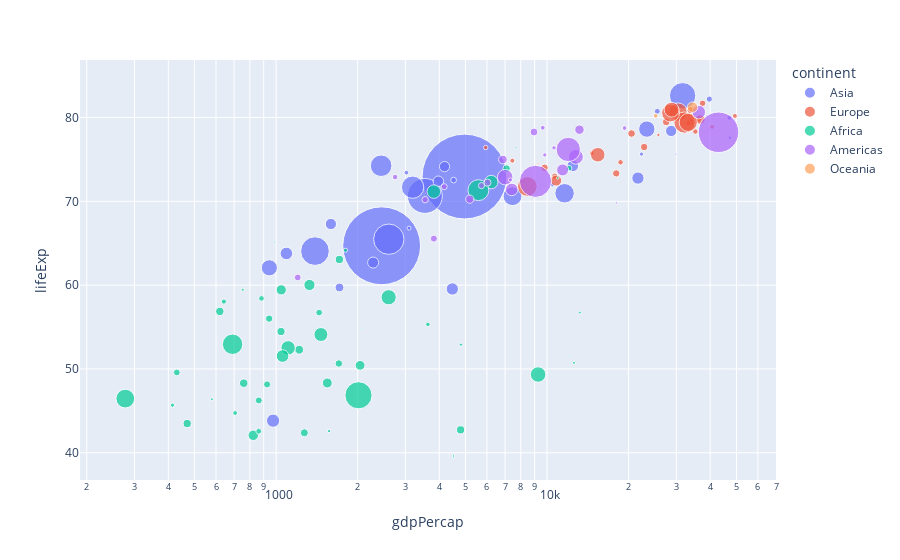

Notebook code for this chart:
### Markdown cell above
### Gráfico de bolha

### Code cell
# Gráfico de bolha com dados do PIB x Expectativa de vida para todos os dados do dataset Gapminder relativos ao ano de 2007

gapminder = px.data.gapminder()

fig = px.scatter(gapminder.query("year==2007"), x="gdpPercap", y="lifeExp", size="pop", color="continent",
           hover_name="country", log_x=True, size_max=60)
fig.show()

### Figure 1 — Plotly figure (JSON) as saved in the notebook; plotly's stock layout.template omitted (floating-point values rounded to 4 significant figures)
{"data": [{"hovertemplate": "<b>%{hovertext}</b><br><br>continent=Asia<br>gdpPercap=%{x}<br>lifeExp=%{y}<br>pop=%{marker.size}<extra></extra>", "hovertext": ["Afghanistan", "Bahrain", "Bangladesh", "Cambodia", "China", "Hong Kong, China", "India", "Indonesia", "Iran", "Iraq", "Israel", "Japan", "Jordan", "Korea, Dem. Rep.", "Korea, Rep.", "Kuwait", "Lebanon", "Malaysia", "Mongolia", "Myanmar", "Nepal", "Oman", "Pakistan", "Philippines", "Saudi Arabia", "Singapore", "Sri Lanka", "Syria", "Taiwan", "Thailand", "Vietnam", "West Bank and Gaza", "Yemen, Rep."], "legendgroup": "Asia", "marker": {"color": "#636efa", "size": [31889923, 708573, 150448339, 14131858, 1318683096, 6980412, 1110396331, 223547000, 69453570, 27499638, 6426679, 127467972, 6053193, 23301725, 49044790, 2505559, 3921278, 24821286, 2874127, 47761980, 28901790, 3204897, 169270617, 91077287, 27601038, 4553009, 20378239, 19314747, 23174294, 65068149, 85262356, 4018332, 22211743], "sizemode": "area", "sizeref": 366300.0, "symbol": "circle"}, "mode": "markers", "name": "Asia", "orientation": "v", "showlegend": true, "type": "scatter", "x": [974.6, 29800.0, 1391.0, 1714.0, 4959.0, 39720.0, 2452.0, 3541.0, 11610.0, 4471.0, 25520.0, 31660.0, 4519.0, 1593.0, 23350.0, 47310.0, 10460.0, 12450.0, 3096.0, 944, 1091.0, 22320.0, 2606.0, 3190.0, 21650.0, 47140.0, 3970.0, 4185.0, 28720.0, 7458.0, 2442.0, 3025.0, 2281.0], "xaxis": "x", "y": [43.83, 75.64, 64.06, 59.72, 72.96, 82.21, 64.7, 70.65, 70.96, 59.55, 80.75, 82.6, 72.53, 67.3, 78.62, 77.59, 71.99, 74.24, 66.8, 62.07, 63.78, 75.64, 65.48, 71.69, 72.78, 79.97, 72.4, 74.14, 78.4, 70.62, 74.25, 73.42, 62.7], "yaxis": "y"}, {"hovertemplate": "<b>%{hovertext}</b><br><br>continent=Europe<br>gdpPercap=%{x}<br>lifeExp=%{y}<br>pop=%{marker.size}<extra></extra>", "hovertext": ["Albania", "Austria", "Belgium", "Bosnia and Herzegovina", "Bulgaria", "Croatia", "Czech Republic", "Denmark", "Finland", "France", "Germany", "Greece", "Hungary", "Iceland", "Ireland", "Italy", "Montenegro", "Netherlands", "Norway", "Poland", "Portugal", "Romania", "Serbia", "Slovak Republic", "Slovenia", "Spain", "Sweden", "Switzerland", "Turkey", "United Kingdom"], "legendgroup": "Europe", "marker": {"color": "#EF553B", "size": [3600523, 8199783, 10392226, 4552198, 7322858, 4493312, 10228744, 5468120, 5238460, 61083916, 82400996, 10706290, 9956108, 301931, 4109086, 58147733, 684736, 16570613, 4627926, 38518241, 10642836, 22276056, 10150265, 5447502, 2009245, 40448191, 9031088, 7554661, 71158647, 60776238], "sizemode": "area", "sizeref": 366300.0, "symbol": "circle"}, "mode": "markers", "name": "Europe", "orientation": "v", "showlegend": true, "type": "scatter", "x": [5937.0, 36130.0, 33690.0, 7446.0, 10680.0, 14620.0, 22830.0, 35280.0, 33210.0, 30470.0, 32170.0, 27540.0, 18010.0, 36180.0, 40680.0, 28570.0, 9254.0, 36800.0, 49360.0, 15390.0, 20510.0, 10810.0, 9787.0, 18680.0, 25770.0, 28820.0, 33860.0, 37510.0, 8458.0, 33200.0], "xaxis": "x", "y": [76.42, 79.83, 79.44, 74.85, 73.0, 75.75, 76.49, 78.33, 79.31, 80.66, 79.41, 79.48, 73.34, 81.76, 78.89, 80.55, 74.54, 79.76, 80.2, 75.56, 78.1, 72.48, 74.0, 74.66, 77.93, 80.94, 80.88, 81.7, 71.78, 79.42], "yaxis": "y"}, {"hovertemplate": "<b>%{hovertext}</b><br><br>continent=Africa<br>gdpPercap=%{x}<br>lifeExp=%{y}<br>pop=%{marker.size}<extra></extra>", "hovertext": ["Algeria", "Angola", "Benin", "Botswana", "Burkina Faso", "Burundi", "Cameroon", "Central African Republic", "Chad", "Comoros", "Congo, Dem. Rep.", "Congo, Rep.", "Cote d'Ivoire", "Djibouti", "Egypt", "Equatorial Guinea", "Eritrea", "Ethiopia", "Gabon", "Gambia", "Ghana", "Guinea", "Guinea-Bissau", "Kenya", "Lesotho", "Liberia", "Libya", "Madagascar", "Malawi", "Mali", "Mauritania", "Mauritius", "Morocco", "Mozambique", "Namibia", "Niger", "Nigeria", "Reunion", "Rwanda", "Sao Tome and Principe", "Senegal", "Sierra Leone", "Somalia", "South Africa", "Sudan", "Swaziland", "Tanzania", "Togo", "Tunisia", "Uganda", "Zambia", "Zimbabwe"], "legendgroup": "Africa", "marker": {"color": "#00cc96", "size": [33333216, 12420476, 8078314, 1639131, 14326203, 8390505, 17696293, 4369038, 10238807, 710960, 64606759, 3800610, 18013409, 496374, 80264543, 551201, 4906585, 76511887, 1454867, 1688359, 22873338, 9947814, 1472041, 35610177, 2012649, 3193942, 6036914, 19167654, 13327079, 12031795, 3270065, 1250882, 33757175, 19951656, 2055080, 12894865, 135031164, 798094, 8860588, 199579, 12267493, 6144562, 9118773, 43997828, 42292929, 1133066, 38139640, 5701579, 10276158, 29170398, 11746035, 12311143], "sizemode": "area", "sizeref": 366300.0, "symbol": "circle"}, "mode": "markers", "name": "Africa", "orientation": "v", "showlegend": true, "type": "scatter", "x": [6223.0, 4797.0, 1441.0, 12570.0, 1217.0, 430.1, 2042.0, 706.0, 1704.0, 986.1, 277.6, 3633.0, 1545.0, 2082.0, 5581.0, 12150.0, 641.4, 690.8, 13210.0, 752.7, 1328.0, 942.7, 579.2, 1463.0, 1569.0, 414.5, 12060.0, 1045.0, 759.3, 1043.0, 1803.0, 10960.0, 3820.0, 823.7, 4811.0, 619.7, 2014.0, 7670.0, 863.1, 1598.0, 1712.0, 862.5, 926.1, 9270.0, 2602.0, 4513.0, 1107.0, 883.0, 7093.0, 1056.0, 1271.0, 469.7], "xaxis": "x", "y": [72.3, 42.73, 56.73, 50.73, 52.3, 49.58, 50.43, 44.74, 50.65, 65.15, 46.46, 55.32, 48.33, 54.79, 71.34, 51.58, 58.04, 52.95, 56.73, 59.45, 60.02, 56.01, 46.39, 54.11, 42.59, 45.68, 73.95, 59.44, 48.3, 54.47, 64.16, 72.8, 71.16, 42.08, 52.91, 56.87, 46.86, 76.44, 46.24, 65.53, 63.06, 42.57, 48.16, 49.34, 58.56, 39.61, 52.52, 58.42, 73.92, 51.54, 42.38, 43.49], "yaxis": "y"}, {"hovertemplate": "<b>%{hovertext}</b><br><br>continent=Americas<br>gdpPercap=%{x}<br>lifeExp=%{y}<br>pop=%{marker.size}<extra></extra>", "hovertext": ["Argentina", "Bolivia", "Brazil", "Canada", "Chile", "Colombia", "Costa Rica", "Cuba", "Dominican Republic", "Ecuador", "El Salvador", "Guatemala", "Haiti", "Honduras", "Jamaica", "Mexico", "Nicaragua", "Panama", "Paraguay", "Peru", "Puerto Rico", "Trinidad and Tobago", "United States", "Uruguay", "Venezuela"], "legendgroup": "Americas", "marker": {"color": "#ab63fa", "size": [40301927, 9119152, 190010647, 33390141, 16284741, 44227550, 4133884, 11416987, 9319622, 13755680, 6939688, 12572928, 8502814, 7483763, 2780132, 108700891, 5675356, 3242173, 6667147, 28674757, 3942491, 1056608, 301139947, 3447496, 26084662], "sizemode": "area", "sizeref": 366300.0, "symbol": "circle"}, "mode": "markers", "name": "Americas", "orientation": "v", "showlegend": true, "type": "scatter", "x": [12780.0, 3822.0, 9066.0, 36320.0, 13170.0, 7007.0, 9645.0, 8948.0, 6025.0, 6873.0, 5728.0, 5186.0, 1202.0, 3548.0, 7321.0, 11980.0, 2749.0, 9809.0, 4173.0, 7409.0, 19330.0, 18010.0, 42950.0, 10610.0, 11420.0], "xaxis": "x", "y": [75.32, 65.55, 72.39, 80.65, 78.55, 72.89, 78.78, 78.27, 72.23, 74.99, 71.88, 70.26, 60.92, 70.2, 72.57, 76.19, 72.9, 75.54, 71.75, 71.42, 78.75, 69.82, 78.24, 76.38, 73.75], "yaxis": "y"}, {"hovertemplate": "<b>%{hovertext}</b><br><br>continent=Oceania<br>gdpPercap=%{x}<br>lifeExp=%{y}<br>pop=%{marker.size}<extra></extra>", "hovertext": ["Australia", "New Zealand"], "legendgroup": "Oceania", "marker": {"color": "#FFA15A", "size": [20434176, 4115771], "sizemode": "area", "sizeref": 366300.0, "symbol": "circle"}, "mode": "markers", "name": "Oceania", "orientation": "v", "showlegend": true, "type": "scatter", "x": [34440.0, 25190.0], "xaxis": "x", "y": [81.23, 80.2], "yaxis": "y"}], "layout": {"legend": {"itemsizing": "constant", "title": {"text": "continent"}, "tracegroupgap": 0}, "margin": {"t": 60}, "xaxis": {"anchor": "y", "domain": [0, 1], "title": {"text": "gdpPercap"}, "type": "log"}, "yaxis": {"anchor": "x", "domain": [0, 1], "title": {"text": "lifeExp"}}}}
